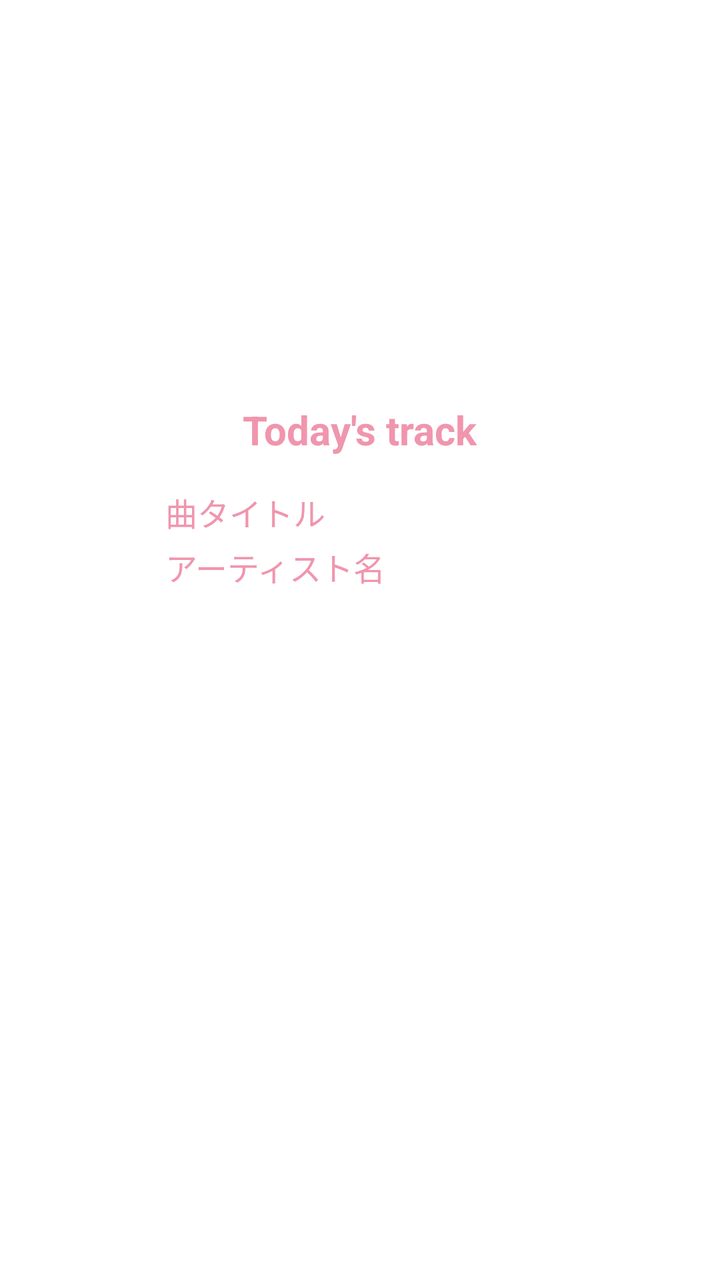
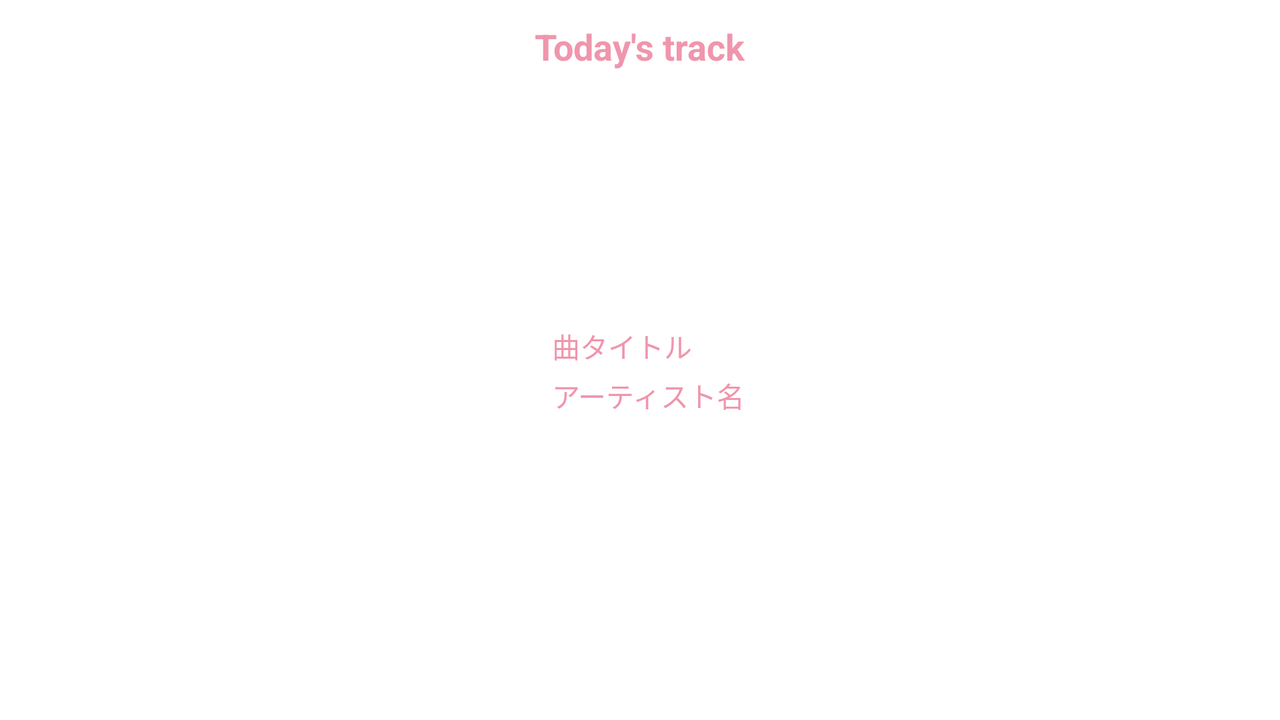

One screen, two layout resources from the same app: the default and the repository's alternative for another configuration. Each is rendered where Android would select it; the XML of both is given below.
<!-- AndroidManifest.xml: application theme AppTheme -->
<!-- res/layout/fragment_easter_egg.xml -->
<?xml version="1.0" encoding="utf-8"?>
<layout xmlns:android="http://schemas.android.com/apk/res/android"
    xmlns:app="http://schemas.android.com/apk/res-auto"
    xmlns:tools="http://schemas.android.com/tools">

    <data>

        <variable
            name="track"
            type="com.geckour.q.domain.model.DomainTrack" />
    </data>

    <androidx.constraintlayout.widget.ConstraintLayout
        android:layout_width="match_parent"
        android:layout_height="match_parent">

        <TextView
            android:id="@+id/title_easter_egg"
            android:layout_width="wrap_content"
            android:layout_height="wrap_content"
            android:text="@string/easter_egg_title"
            android:textColor="?attr/colorAccent"
            android:textSize="20sp"
            android:textStyle="bold"
            app:layout_constraintBottom_toTopOf="@id/artwork"
            app:layout_constraintEnd_toEndOf="parent"
            app:layout_constraintStart_toStartOf="parent"
            app:layout_constraintTop_toTopOf="parent"
            app:layout_constraintVertical_chainStyle="packed" />

        <ImageView
            android:id="@+id/artwork"
            android:layout_width="0dp"
            android:layout_height="wrap_content"
            android:layout_marginTop="12dp"
            android:adjustViewBounds="true"
            app:layout_constraintBottom_toTopOf="@id/title"
            app:layout_constraintLeft_toLeftOf="parent"
            app:layout_constraintRight_toRightOf="parent"
            app:layout_constraintTop_toBottomOf="@id/title_easter_egg"
            app:layout_constraintWidth_percent="0.6"
            tools:src="@tools:sample/avatars" />

        <TextView
            android:id="@+id/title"
            android:layout_width="0dp"
            android:layout_height="wrap_content"
            android:layout_marginTop="4dp"
            android:ellipsize="end"
            android:lines="1"
            android:maxLines="1"
            android:text="@{track.title}"
            android:textColor="?attr/colorAccent"
            android:textSize="16sp"
            app:layout_constraintBottom_toTopOf="@id/artist"
            app:layout_constraintEnd_toEndOf="parent"
            app:layout_constraintStart_toStartOf="parent"
            app:layout_constraintTop_toBottomOf="@id/artwork"
            app:layout_constraintWidth_percent="0.54"
            tools:text="曲タイトル" />

        <TextView
            android:id="@+id/artist"
            android:layout_width="0dp"
            android:layout_height="wrap_content"
            android:layout_marginTop="4dp"
            android:ellipsize="end"
            android:lines="1"
            android:maxLines="1"
            android:text="@{track.artist.title}"
            android:textColor="?attr/colorAccent"
            android:textSize="16sp"
            app:layout_constraintBottom_toTopOf="@id/guide_peek_height"
            app:layout_constraintEnd_toEndOf="parent"
            app:layout_constraintStart_toStartOf="parent"
            app:layout_constraintTop_toBottomOf="@id/title"
            app:layout_constraintWidth_percent="0.54"
            tools:text="アーティスト名" />

        <View
            android:id="@+id/tapArea"
            android:layout_width="0dp"
            android:layout_height="0dp"
            android:background="?android:attr/selectableItemBackgroundBorderless"
            app:layout_constraintBottom_toBottomOf="@id/guide_peek_height"
            app:layout_constraintDimensionRatio="H,1:1"
            app:layout_constraintLeft_toLeftOf="parent"
            app:layout_constraintRight_toRightOf="parent"
            app:layout_constraintTop_toTopOf="parent" />

        <androidx.constraintlayout.widget.Guideline
            android:id="@+id/guide_peek_height"
            android:layout_width="0dp"
            android:layout_height="0dp"
            android:orientation="horizontal"
            app:layout_constraintGuide_end="@dimen/bottom_sheet_peek_height" />

    </androidx.constraintlayout.widget.ConstraintLayout>
</layout>
<!-- resources referenced by this layout -->
<resources>
  <dimen name="bottom_sheet_peek_height">132dp</dimen>
  <string name="easter_egg_title">Today\'s track</string>
  <style name="AppTheme" parent="Theme.MaterialComponents.DayNight.NoActionBar.Bridge">
          
          <item name="colorControlNormal">@android:color/white</item>
          <item name="android:textColorPrimary">@color/colorTextPrimary</item>
          <item name="android:textColorSecondary">@color/colorTextSecondary</item>
          <item name="colorPrimary">@color/colorPrimary</item>
          <item name="colorPrimaryDark">@color/colorPrimaryDark</item>
          <item name="colorAccent">@color/colorAccent</item>
          <item name="colorStrong">@color/colorStrong</item>
          <item name="android:colorBackground">@android:color/white</item>
          <item name="android:statusBarColor">@color/colorPrimaryDark</item>
          <item name="android:windowBackground">@android:color/white</item>
          <item name="searchViewStyle">@style/SearchStyle</item>
          <item name="colorInactive">@color/colorInactive</item>
          <item name="colorOption">@color/colorOption</item>
          <item name="colorWeakAccent">@color/colorWeakAccent</item>
          <item name="colorTextPrimary">@color/colorTextPrimary</item>
          <item name="colorTextSecondary">@color/colorTextSecondary</item>
          <item name="colorTextStrong">@color/colorTextStrong</item>
          <item name="colorTextSettingNormal">@color/colorPrimary</item>
          <item name="colorBackground">@color/colorBackground</item>
          <item name="colorBackgroundInactive">@color/colorBackgroundInactive</item>
          <item name="colorBackgroundBottomSheet">@color/colorBackgroundBottomSheet</item>
          <item name="colorBackgroundSearch">@color/colorBackgroundSearch</item>
          <item name="colorBackgroundNavItem">@color/colorWeakAccent</item>
          <item name="colorBackgroundProgress">@color/colorBackgroundProgress</item>
          <item name="colorTransparent">@android:color/transparent</item>
          <item name="colorShadowBottomSheetStart">@color/colorShadowBottomSheetStart</item>
          <item name="colorShadowBottomSheetCenter">@color/colorShadowBottomSheetCenter</item>
          <item name="colorButtonNormal">@color/colorPrimary</item>
          <item name="colorDivider">@color/colorDivider</item>
          <item name="colorEqualizerScale">@color/colorEqualizerScale</item>
          <item name="colorCoverInactive">@color/colorCoverInactive</item>
      </style>
  <color name="colorTextPrimary">#c0160900</color>
  <color name="colorTextSecondary">#98160900</color>
  <color name="colorPrimary">#ffd54f</color>
  <color name="colorPrimaryDark">#fbc02d</color>
  <color name="colorAccent">#f095ad</color>
  <color name="colorStrong">#87b9b4</color>
  <style name="SearchStyle" parent="AppTheme">
          <item name="android:colorBackground">?attr/colorBackgroundSearch</item>
      </style>
  <color name="colorInactive">#dfdcd5</color>
  <color name="colorOption">#707070</color>
  <color name="colorWeakAccent">#50f095ad</color>
  <color name="colorTextStrong">#5fa49d</color>
  <color name="colorBackground">#ffffff</color>
  <color name="colorBackgroundInactive">#e8ffffff</color>
  <color name="colorBackgroundBottomSheet">#ffffff</color>
  <color name="colorBackgroundSearch">#ffffff</color>
  <color name="colorBackgroundProgress">#30000000</color>
  <color name="colorShadowBottomSheetStart">#30000000</color>
  <color name="colorShadowBottomSheetCenter">#10000000</color>
  <color name="colorDivider">#80f095ad</color>
  <color name="colorEqualizerScale">#20160900</color>
  <color name="colorCoverInactive">#a0ffffff</color>
</resources>
<!-- res/layout-land/fragment_easter_egg.xml (the repository's variant of the layout above) -->
<!-- drawn on the phone turned sideways -->
<?xml version="1.0" encoding="utf-8"?>
<layout xmlns:android="http://schemas.android.com/apk/res/android"
    xmlns:app="http://schemas.android.com/apk/res-auto"
    xmlns:tools="http://schemas.android.com/tools">

    <data>

        <variable
            name="track"
            type="com.geckour.q.domain.model.DomainTrack" />
    </data>

    <androidx.constraintlayout.widget.ConstraintLayout
        android:layout_width="match_parent"
        android:layout_height="match_parent">

        <TextView
            android:id="@+id/title_easter_egg"
            android:layout_width="wrap_content"
            android:layout_height="wrap_content"
            android:text="@string/easter_egg_title"
            android:textColor="?attr/colorAccent"
            android:textSize="18sp"
            android:textStyle="bold"
            app:layout_constraintBottom_toTopOf="@id/artwork"
            app:layout_constraintEnd_toEndOf="parent"
            app:layout_constraintStart_toStartOf="parent"
            app:layout_constraintTop_toTopOf="parent" />

        <ImageView
            android:id="@+id/artwork"
            android:layout_width="wrap_content"
            android:layout_height="0dp"
            android:layout_marginBottom="8dp"
            android:adjustViewBounds="true"
            app:layout_constraintBottom_toTopOf="@id/guide_peek_height"
            app:layout_constraintHeight_percent="0.45"
            app:layout_constraintHorizontal_chainStyle="packed"
            app:layout_constraintLeft_toLeftOf="parent"
            app:layout_constraintRight_toLeftOf="@id/artist"
            tools:src="@tools:sample/avatars" />

        <TextView
            android:id="@+id/title"
            android:layout_width="wrap_content"
            android:layout_height="wrap_content"
            android:layout_marginBottom="4dp"
            android:ellipsize="end"
            android:lines="1"
            android:maxLines="1"
            android:text="@{track.title}"
            android:textColor="?attr/colorAccent"
            android:textSize="14sp"
            app:layout_constraintBottom_toTopOf="@id/artist"
            app:layout_constraintLeft_toLeftOf="@id/artist"
            app:layout_constraintWidth_max="300dp"
            tools:text="曲タイトル" />

        <TextView
            android:id="@+id/artist"
            android:layout_width="wrap_content"
            android:layout_height="wrap_content"
            android:layout_marginLeft="8dp"
            android:ellipsize="end"
            android:lines="1"
            android:maxLines="1"
            android:text="@{track.artist.title}"
            android:textColor="?attr/colorAccent"
            android:textSize="14sp"
            app:layout_constraintBottom_toBottomOf="@id/artwork"
            app:layout_constraintLeft_toRightOf="@id/artwork"
            app:layout_constraintRight_toRightOf="parent"
            app:layout_constraintWidth_max="300dp"
            tools:text="アーティスト名" />

        <androidx.constraintlayout.widget.Barrier
            android:id="@+id/barrier_right"
            android:layout_width="0dp"
            android:layout_height="0dp"
            app:barrierDirection="end"
            app:constraint_referenced_ids="title, artist" />

        <View
            android:id="@+id/tapArea"
            android:layout_width="0dp"
            android:layout_height="0dp"
            android:background="?android:attr/selectableItemBackgroundBorderless"
            app:layout_constraintDimensionRatio="H,1:1"
            app:layout_constraintLeft_toLeftOf="@id/artwork"
            app:layout_constraintRight_toRightOf="@id/barrier_right"
            app:layout_constraintTop_toTopOf="parent" />

        <androidx.constraintlayout.widget.Guideline
            android:id="@+id/guide_peek_height"
            android:layout_width="0dp"
            android:layout_height="0dp"
            android:orientation="horizontal"
            app:layout_constraintGuide_end="@dimen/bottom_sheet_peek_height" />

    </androidx.constraintlayout.widget.ConstraintLayout>
</layout>
